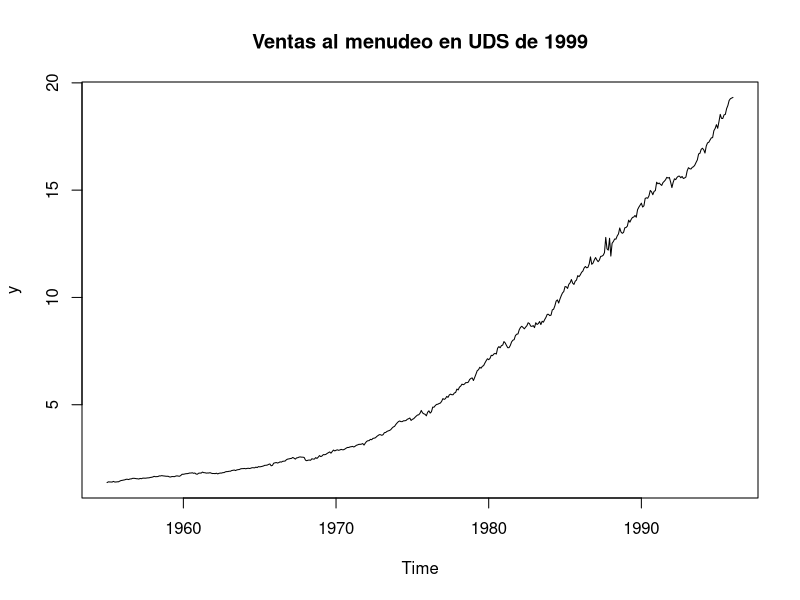
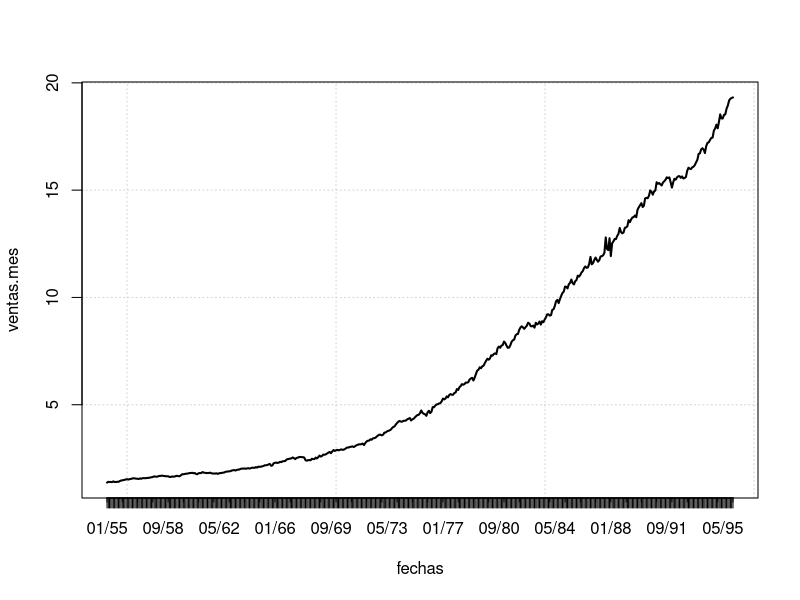

Here is the R script that generated these plots, in order:
library(xtable)

D = read.table("ventas_al_menudeo.dat",header=T)
attach(D) # utiliza el nombre de las columnas como variables
y = na.omit(RTRR)/10000
y = ts(y,frequency=12,start=c(1955,01))
fechas = seq(as.Date("1955/1/1"), length.out = length(y), by = "months")
ts.plot(y,main="Ventas al menudeo en UDS de 1999")
np = length(y)
ejex.mes = seq(fechas[1],fechas[np], "months")
ejex.anno = seq(fechas[1],fechas[np],"years")

plot(fechas,y, xaxt="n", panel.first = grid(),type='l',
     ylab='ventas.mes', lwd = 2)
axis.Date(1, at=ejex.mes, format="%m/%y")
axis.Date(1, at=ejex.anno, labels = FALSE, tcl = -0.2)
